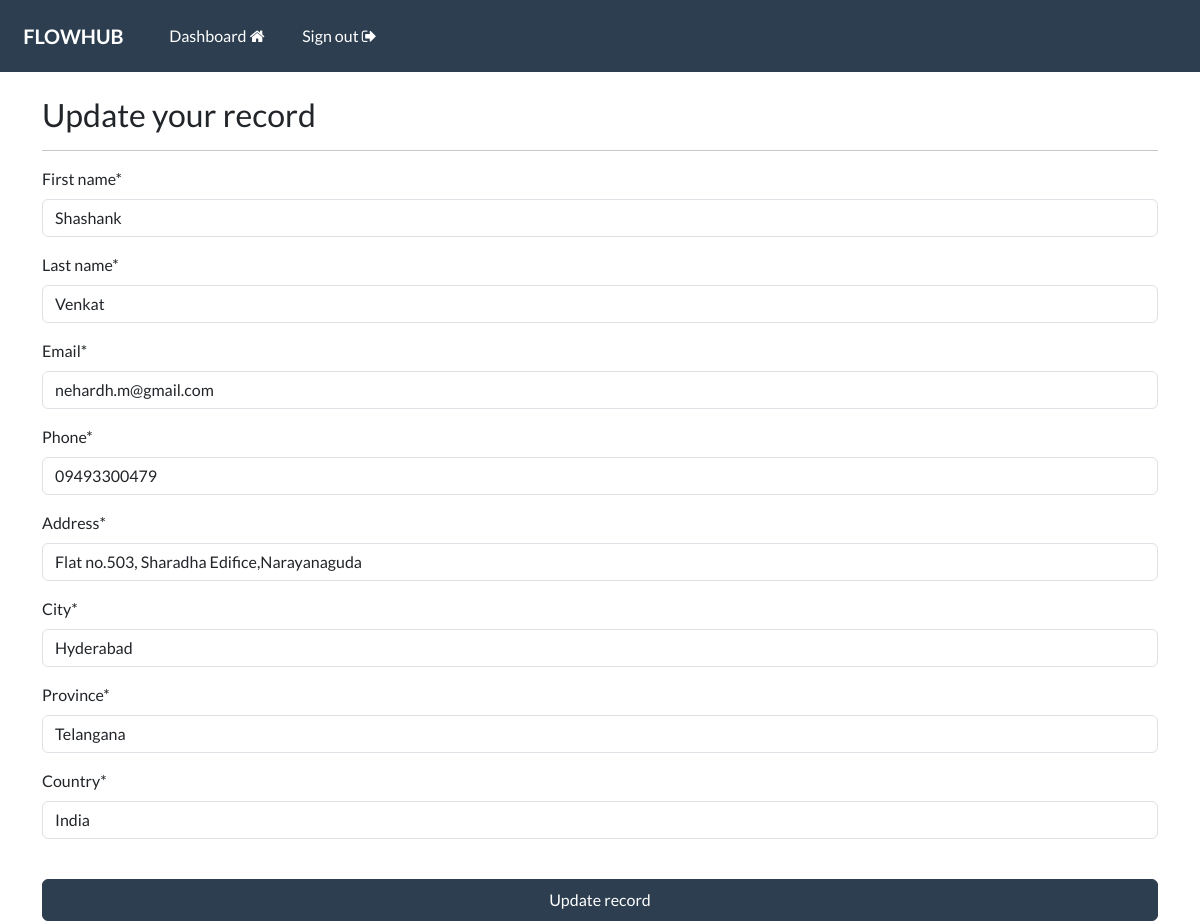
/update-record/9 (signed in), run on the app's committed database.
### webapp/models.py (models this page shows, shortened)
class Record(models.Model):
    creation_date = models.DateTimeField(auto_now_add = True)
    first_name = models.CharField(max_length = 100)
    last_name = models.CharField(max_length = 100)
    email = models.CharField(max_length = 200)
    phone = models.CharField(max_length = 20)
    address = models.CharField(max_length = 300)
    city = models.CharField(max_length = 100)
    province = models.CharField(max_length = 200)
    country = models.CharField(max_length = 100)

### webapp/views.py (the view)
# urls.py: path('update-record/<int:pk>', views.update_record , name = "update-record"),
@login_required(login_url = 'my-login')
def update_record(request , pk):
    record = Record.objects.get(id = pk)
    form = UpdateRecordForm(instance = record)
    if request.method == "POST":
        form = UpdateRecordForm(request.POST , instance = record)
        if form.is_valid():
            form.save()
            return redirect("dashboard")
    context = {'form' : form}
    return render(request , 'webapp/update-record.html' , context = context)

### webapp/forms.py
class UpdateRecordForm(forms.ModelForm):
    class Meta:
        model = Record
        fields = ['first_name' , 'last_name' , 'email' , 'phone' , 'address' , 'city' , 'province' , 'country']

### webapp/templates/webapp/update-record.html (shortened to what this page needs)
{% extends "webapp/base.html" %}
{% load crispy_forms_tags%}
{% block content %}
<body>
    <div>
        <h3>Update your record</h3>
        <hr>
        <form autocomplete="off" method="POST">
            {{form|crispy}}
            <br>
            <button type="submit" class="btn btn-primary w-100 btn-blck p-2" >Update record</button>
            <br>
        </form>
    </div>
</body>
{% endblock %}

### data on the page
Record: first_name "Shashank", last_name "Venkat", email "nehardh.m@gmail.com", phone "09493300479", address "Flat no.503, Sharadha Edifice,Narayanaguda", city "Hyderabad", province "Telangana", country "India"
